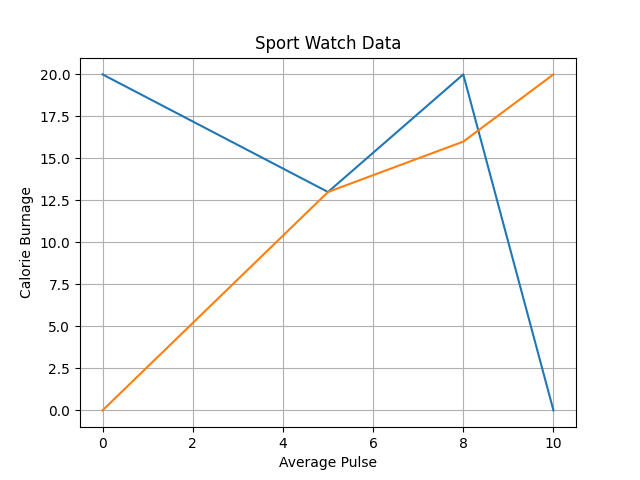

This chart was generated by the following Python code:
import matplotlib.pyplot as mp
import numpy as np
mp.plot(np.array([0,5,8,10]),np.array([20,13,20,0]),np.array([0,5,8,10]),np.array([0,13,16,20]))
mp.title("Sport Watch Data")
mp.xlabel("Average Pulse")
mp.ylabel("Calorie Burnage")
mp.grid()
mp.show()
